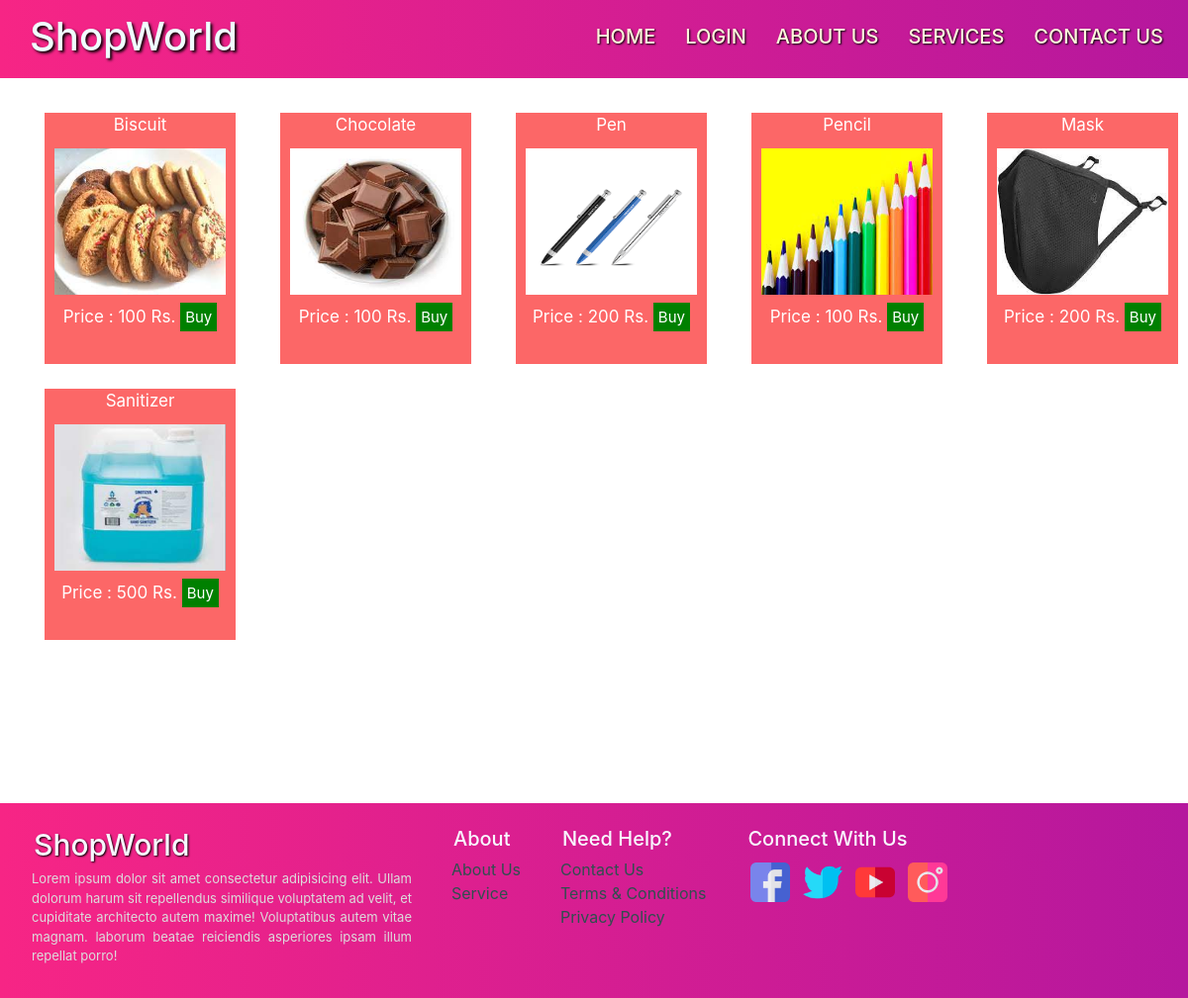
Screenshot of /shopproduct.php?pre=Roshan Zalte (signed in) with the database file from the repository.
### tables this page shows
CREATE TABLE `itemdetails` (
  `category` varchar(100) NOT NULL,
  `ownername` varchar(100) NOT NULL,
  `item` text NOT NULL,
  `price` int(5) NOT NULL,
  `discount` int(4) NOT NULL,
  `details` text NOT NULL,
  `imgsource` varchar(100) NOT NULL
);

### shopproduct.php (the view, shortened to what this page needs)
<html lang="en">
<?php
include("connection.php");
$nmpath = $_GET['pre'];
?>
  <head>
    <link rel="stylesheet" href="https://maxcdn.bootstrapcdn.com/bootstrap/4.0.0/css/bootstrap.min.css">
    <link rel="stylesheet" href="https://stackpath.bootstrapcdn.com/font-awesome/4.7.0/css/font-awesome.min.css">
    <link rel="stylesheet" type="text/css" href="./css/style.css">
    <link rel="stylesheet" type="text/css" href="./css/main-page.css">
    <link rel="stylesheet" type="text/css" href="./css/all.min.css">
	<link rel="stylesheet" href="styles.css">
	<link rel="stylesheet" href="https://stackpath.bootstrapcdn.com/font-awesome/4.7.0/css/font-awesome.min.css">
  </head>
  <body>
    <div id="nav-bar">
      <section id="navbar">
        <nav class="navbar navbar-expand-lg navbar-light">
          <div class="navbar-brand">
            <a href="./home.html"><h1 class="navbar-text">ShopWorld</h1></a>
          </div>
          <div class="collapse navbar-collapse" id="navbarNavAltMarkup">
            <div class="navbar-nav ml-auto">
              <a class="nav-item nav-link active" href="./index.php">
                <h5> HOME </h5>
              </a>
              <a class="nav-item nav-link" href="./profilelogin.html">
                <h5> LOGIN </h5>
              </a>
              <a class="nav-item nav-link" href="./about_us.html">
                <h5> ABOUT US </h5>
              </a>
              <a class="nav-item nav-link" href="./services.html">
                <h5> SERVICES </h5>
              </a>
              <a class="nav-item nav-link" href="./contact_us.html">
                <h5> CONTACT US </h5>
              </a>
            </div>
          </div>
        </nav>
      </section>
    </div>
<div style="padding-top: 25px">
<?php
$query = "SELECT * FROM `itemdetails` WHERE ownername ='$nmpath'";
$data = mysqli_query($conn,$query);
while($result = mysqli_fetch_assoc($data))
{
	   $imgpath = $result['imgsource'];
	   $itm = $result['item'];
	   $pri = $result['price'];
	   echo "<div class='ownercolumnsouter'>
	           $itm
	           <div class='ownercolumnsinner'>
       			   <img src='$imgpath' style='height:100%; width: 100%;'></img>
			   </div>Price : $pri Rs.&nbsp<a href='#' style='color:white;background:green;width:73;height:29;font-size:15;padding: 5;'>Buy</a>
			 </div>";
}
?>
</div>
      <section id="h-footer" style="margin-top:150px;">
        <div class="container">
          <div class="f-content">
            <h1>ShopWorld</h1>
            <p>Lorem ipsum dolor sit amet consectetur adipisicing elit. Ullam
              dolorum harum sit repellendus similique voluptatem ad velit, et
              cupiditate architecto autem maxime! Voluptatibus autem vitae
              magnam. laborum beatae reiciendis
              asperiores ipsam illum repellat porro!</p>
          </div>
          <div class="f-content">
            <h2>About</h2>
            <ul>
             <a href="./about_us.html"> <li>About Us</li></a>
              <a href="./services.html"><li>Service</li></a>
            </ul>
          </div>
          <div class="f-content">
            <h2>Need Help?</h2>
            <ul>
             <a href="./contact_us.html"> <li>Contact Us</li></a>
              <a href="./terms.html"><li>Terms & Conditions</li></a>
              <a href="./policy.html"> <li>Privacy Policy</li></a>
            </ul>
          </div>
          <div class="f-content">
            <h2>Connect With Us</h2>
            <div class="f-icon">
              <a href="#">
                <img src="./image/fb.png"  height="auto">
              </a>
              <a href="#">
                <img src="./image/twitter.png"  height="auto">
              </a>
              <a href="#">
                <img src="./image/youtube.png"  height="auto">
              </a>
              <a href="#">
                <img src="./image/insta.png"   height="auto">
              </a>
            </div>
          </div>
        </div>
      </section>
    </body>
  </html>

### css/style.css (style rules this page uses)
body { font: sans-serif; }
* { margin: 0; padding: 0; box-sizing: border-box; }
html { font-size: 62.5%; }
.navbar { background-image: linear-gradient(to right, #f72585, #b5179e); max-height: max-content; }
#nav-bar { position: sticky; top: 0; z-index: 10; }
.navbar-brand .navbar-text { font-size: 4rem; }
.navbar-brand .navbar-text { padding-left: 2rem; color: azure; text-shadow: .2rem .2rem .3rem black; }
.nav-item h5 { font-size: 2rem; padding: 0rem 1rem; color: cornsilk; text-shadow: .1rem .1rem .2rem black; }
#h-footer { display: flex; float: left; width: 100%; height: auto; background-image: linear-gradient(to right, #f72585, #b5179e); }
#h-footer .container { margin: .2rem; padding: 2rem; }
.f-content { padding-right: 3rem; padding-left: 1rem; display: inline-block; float: left; }
.f-content h1 { padding: .2rem; font-size: 3rem; color:ghostwhite; text-shadow: .1rem .1rem .2rem black; }
.f-content p { width: 32vw; font-size: 1.3rem; color:gainsboro; text-align: justify; justify-content: space-around; }
.f-content h2 { padding: .2rem; font-size: 2rem; color:ghostwhite; }
.f-content ul a { text-decoration-style: none; text-decoration: none; list-style: none; font-size: 1.6rem; color: darkslategray; }
.f-content .f-icon a img { width: 5rem; padding: .5rem; }

### css/main-page.css (style rules this page uses)
html { font-size: 62.5%; }
.container { margin-bottom: 0rem; padding-bottom: 0rem; }

### styles.css (style rules this page uses)
.ownercolumnsouter { height: 254px; width: 193px; float: left; background: #fc6767; color: white; margin-left: 45px; margin-top:10px; margin-bottom:15px; text-align: center; font-size:17px; box-sizing: border-box; }
.ownercolumnsinner { height: 168px; width: 100%; padding: 10; }

### rows the page displays
itemdetails: item "Biscuit", imgsource (picture), price "100"
itemdetails: item "Chocolate", imgsource (picture), price "100"
itemdetails: item "Pen", imgsource (picture), price "200"
itemdetails: item "Pencil", imgsource (picture), price "100"
itemdetails: item "Mask", imgsource (picture), price "200"
itemdetails: item "Sanitizer", imgsource (picture), price "500"
